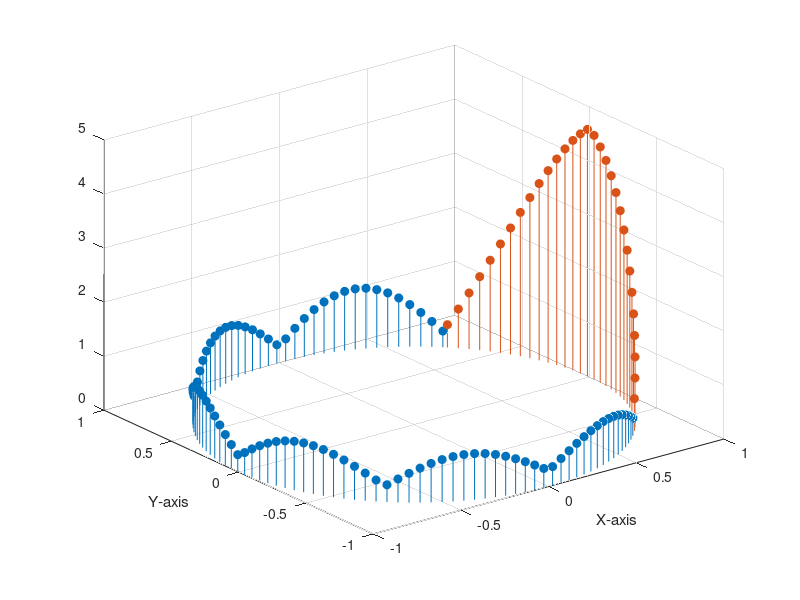

Write MATLAB code to recreate this figure.
clear all;

% (a)
% t = -pi:0.1:pi;
% y = sin(t)./t;
% stem(t, y);
% plot(t,y);

% (b)
% t = -pi:0.1:pi;
% y = abs(sin(t)./t);
% stem(t, y);
% plot(t,y);

% (c) x=1, y=0
range1=-pi/4:0.05:pi*1/4;
range2=pi/2-pi/8:0.05:pi*8/4-pi/8;
x = cos(range2-pi/8);
y = sin(range2-pi/8);
z = abs(cos(4*range2)).*exp(-abs(range2/8))+0.3;
s = cos(range1);
t = sin(range1);
p = abs(cos(2*range1)).*exp(-abs(range1/2))*4.3+0.3;
stem3(x, y, z, 'fill');
hold on
stem3(s, t, p, 'fill');
hold off
xlabel('X-axis');
ylabel('Y-axis');